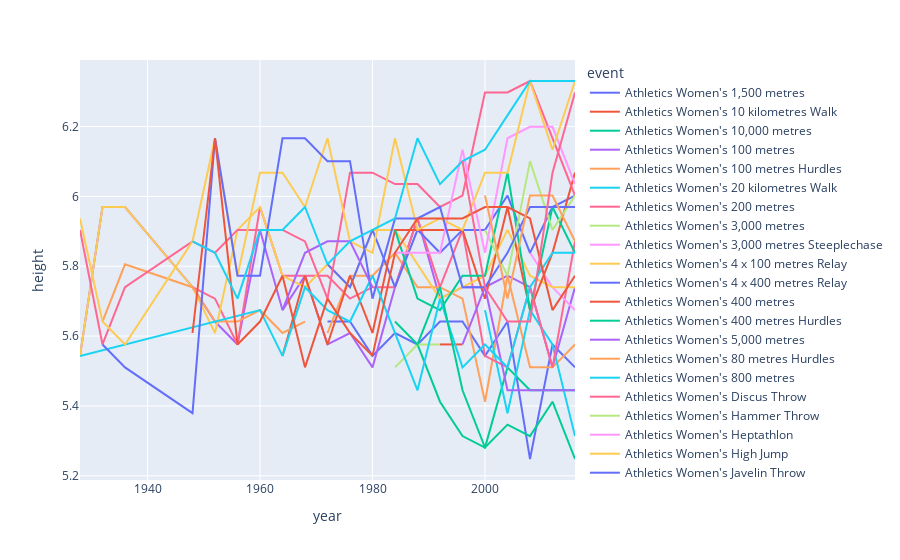

The notebook cell saved with this chart:
### Code cell
df_women = df_orig.query("sex=='F'").drop(columns=['sex'])
df_women = df_women[['event','height','year']] #df_women.query('event.str.contains("100")', engine = 'python')[['event','height','year']]
df_women_group = df_women.groupby(['event','year']).max()
df_women_group = df_women_group.reset_index()
fig = px.line(df_women_group,x='year',y='height', color='event')
fig.show()

### Figure 1 — Plotly figure (JSON) as saved in the notebook; plotly's stock layout.template omitted (floating-point values rounded to 4 significant figures)
{"data": [{"hovertemplate": "event=Athletics Women's 1,500 metres<br>year=%{x}<br>height=%{y}<extra></extra>", "legendgroup": "Athletics Women's 1,500 metres", "line": {"color": "#636efa", "dash": "solid"}, "mode": "lines", "name": "Athletics Women's 1,500 metres", "orientation": "v", "showlegend": true, "type": "scatter", "x": [1972, 1976, 1980, 1984, 1988, 1992, 1996, 2000, 2004, 2008, 2012, 2016], "xaxis": "x", "y": [5.642, 5.642, 5.543, 5.609, 5.576, 5.642, 5.642, 5.543, 5.642, 5.248, 5.576, 5.51], "yaxis": "y"}, {"hovertemplate": "event=Athletics Women's 10 kilometres Walk<br>year=%{x}<br>height=%{y}<extra></extra>", "legendgroup": "Athletics Women's 10 kilometres Walk", "line": {"color": "#EF553B", "dash": "solid"}, "mode": "lines", "name": "Athletics Women's 10 kilometres Walk", "orientation": "v", "showlegend": true, "type": "scatter", "x": [1992, 1996], "xaxis": "x", "y": [5.576, 5.576], "yaxis": "y"}, {"hovertemplate": "event=Athletics Women's 10,000 metres<br>year=%{x}<br>height=%{y}<extra></extra>", "legendgroup": "Athletics Women's 10,000 metres", "line": {"color": "#00cc96", "dash": "solid"}, "mode": "lines", "name": "Athletics Women's 10,000 metres", "orientation": "v", "showlegend": true, "type": "scatter", "x": [1988, 1992, 1996, 2000, 2004, 2008, 2012, 2016], "xaxis": "x", "y": [5.576, 5.412, 5.314, 5.281, 5.51, 5.445, 5.445, 5.445], "yaxis": "y"}, {"hovertemplate": "event=Athletics Women's 100 metres<br>year=%{x}<br>height=%{y}<extra></extra>", "legendgroup": "Athletics Women's 100 metres", "line": {"color": "#ab63fa", "dash": "solid"}, "mode": "lines", "name": "Athletics Women's 100 metres", "orientation": "v", "showlegend": true, "type": "scatter", "x": [1928, 1932, 1936, 1948, 1952, 1956, 1960, 1964, 1968, 1972, 1976, 1980, 1984, 1988, 1992, 1996, 2000, 2004, 2008, 2012, 2016], "xaxis": "x", "y": [5.543, 5.97, 5.97, 5.74, 5.642, 5.576, 5.904, 5.674, 5.773, 5.576, 5.609, 5.51, 5.74, 5.937, 5.707, 5.74, 5.74, 5.773, 5.74, 5.51, 5.74], "yaxis": "y"}, {"hovertemplate": "event=Athletics Women's 100 metres Hurdles<br>year=%{x}<br>height=%{y}<extra></extra>", "legendgroup": "Athletics Women's 100 metres Hurdles", "line": {"color": "#FFA15A", "dash": "solid"}, "mode": "lines", "name": "Athletics Women's 100 metres Hurdles", "orientation": "v", "showlegend": true, "type": "scatter", "x": [1972, 1976, 1980, 1984, 1988, 1992, 1996, 2000, 2004, 2008, 2012, 2016], "xaxis": "x", "y": [5.609, 5.773, 5.773, 5.838, 5.74, 5.74, 5.707, 5.412, 5.773, 5.51, 5.51, 5.576], "yaxis": "y"}, {"hovertemplate": "event=Athletics Women's 20 kilometres Walk<br>year=%{x}<br>height=%{y}<extra></extra>", "legendgroup": "Athletics Women's 20 kilometres Walk", "line": {"color": "#19d3f3", "dash": "solid"}, "mode": "lines", "name": "Athletics Women's 20 kilometres Walk", "orientation": "v", "showlegend": true, "type": "scatter", "x": [2000, 2004, 2008, 2012, 2016], "xaxis": "x", "y": [5.674, 5.379, 5.674, 5.576, 5.314], "yaxis": "y"}, {"hovertemplate": "event=Athletics Women's 200 metres<br>year=%{x}<br>height=%{y}<extra></extra>", "legendgroup": "Athletics Women's 200 metres", "line": {"color": "#FF6692", "dash": "solid"}, "mode": "lines", "name": "Athletics Women's 200 metres", "orientation": "v", "showlegend": true, "type": "scatter", "x": [1948, 1952, 1956, 1960, 1964, 1968, 1972, 1976, 1980, 1984, 1988, 1992, 1996, 2000, 2004, 2008, 2012, 2016], "xaxis": "x", "y": [5.74, 5.707, 5.576, 5.97, 5.773, 5.773, 5.773, 5.707, 5.74, 5.74, 5.937, 5.74, 5.904, 5.543, 5.51, 5.74, 5.51, 5.871], "yaxis": "y"}, {"hovertemplate": "event=Athletics Women's 3,000 metres<br>year=%{x}<br>height=%{y}<extra></extra>", "legendgroup": "Athletics Women's 3,000 metres", "line": {"color": "#B6E880", "dash": "solid"}, "mode": "lines", "name": "Athletics Women's 3,000 metres", "orientation": "v", "showlegend": true, "type": "scatter", "x": [1984, 1988, 1992], "xaxis": "x", "y": [5.51, 5.576, 5.576], "yaxis": "y"}, {"hovertemplate": "event=Athletics Women's 3,000 metres Steeplechase<br>year=%{x}<br>height=%{y}<extra></extra>", "legendgroup": "Athletics Women's 3,000 metres Steeplechase", "line": {"color": "#FF97FF", "dash": "solid"}, "mode": "lines", "name": "Athletics Women's 3,000 metres Steeplechase", "orientation": "v", "showlegend": true, "type": "scatter", "x": [2008, 2012, 2016], "xaxis": "x", "y": [5.838, 5.74, 5.674], "yaxis": "y"}, {"hovertemplate": "event=Athletics Women's 4 x 100 metres Relay<br>year=%{x}<br>height=%{y}<extra></extra>", "legendgroup": "Athletics Women's 4 x 100 metres Relay", "line": {"color": "#FECB52", "dash": "solid"}, "mode": "lines", "name": "Athletics Women's 4 x 100 metres Relay", "orientation": "v", "showlegend": true, "type": "scatter", "x": [1928, 1932, 1936, 1948, 1952, 1956, 1960, 1964, 1968, 1972, 1976, 1980, 1984, 1988, 1992, 1996, 2000, 2004, 2008, 2012, 2016], "xaxis": "x", "y": [5.543, 5.97, 5.97, 5.74, 5.609, 5.904, 5.97, 5.773, 5.74, 5.806, 5.74, 5.904, 5.904, 5.806, 5.707, 5.74, 5.773, 5.904, 5.773, 5.74, 5.74], "yaxis": "y"}, {"hovertemplate": "event=Athletics Women's 4 x 400 metres Relay<br>year=%{x}<br>height=%{y}<extra></extra>", "legendgroup": "Athletics Women's 4 x 400 metres Relay", "line": {"color": "#636efa", "dash": "solid"}, "mode": "lines", "name": "Athletics Women's 4 x 400 metres Relay", "orientation": "v", "showlegend": true, "type": "scatter", "x": [1972, 1976, 1980, 1984, 1988, 1992, 1996, 2000, 2004, 2008, 2012, 2016], "xaxis": "x", "y": [5.806, 5.74, 5.904, 5.74, 5.904, 5.838, 5.904, 5.904, 6.002, 5.838, 5.97, 6.002], "yaxis": "y"}, {"hovertemplate": "event=Athletics Women's 400 metres<br>year=%{x}<br>height=%{y}<extra></extra>", "legendgroup": "Athletics Women's 400 metres", "line": {"color": "#EF553B", "dash": "solid"}, "mode": "lines", "name": "Athletics Women's 400 metres", "orientation": "v", "showlegend": true, "type": "scatter", "x": [1964, 1968, 1972, 1976, 1980, 1984, 1988, 1992, 1996, 2000, 2004, 2008, 2012, 2016], "xaxis": "x", "y": [5.543, 5.773, 5.576, 5.773, 5.609, 5.904, 5.904, 5.904, 5.904, 5.707, 5.97, 5.674, 5.838, 6.068], "yaxis": "y"}, {"hovertemplate": "event=Athletics Women's 400 metres Hurdles<br>year=%{x}<br>height=%{y}<extra></extra>", "legendgroup": "Athletics Women's 400 metres Hurdles", "line": {"color": "#00cc96", "dash": "solid"}, "mode": "lines", "name": "Athletics Women's 400 metres Hurdles", "orientation": "v", "showlegend": true, "type": "scatter", "x": [1984, 1988, 1992, 1996, 2000, 2004, 2008, 2012, 2016], "xaxis": "x", "y": [5.904, 5.707, 5.674, 5.773, 5.773, 6.068, 5.674, 5.97, 5.838], "yaxis": "y"}, {"hovertemplate": "event=Athletics Women's 5,000 metres<br>year=%{x}<br>height=%{y}<extra></extra>", "legendgroup": "Athletics Women's 5,000 metres", "line": {"color": "#ab63fa", "dash": "solid"}, "mode": "lines", "name": "Athletics Women's 5,000 metres", "orientation": "v", "showlegend": true, "type": "scatter", "x": [1996, 2000, 2004, 2008, 2012, 2016], "xaxis": "x", "y": [5.576, 5.74, 5.445, 5.445, 5.445, 5.445], "yaxis": "y"}, {"hovertemplate": "event=Athletics Women's 80 metres Hurdles<br>year=%{x}<br>height=%{y}<extra></extra>", "legendgroup": "Athletics Women's 80 metres Hurdles", "line": {"color": "#FFA15A", "dash": "solid"}, "mode": "lines", "name": "Athletics Women's 80 metres Hurdles", "orientation": "v", "showlegend": true, "type": "scatter", "x": [1932, 1936, 1948, 1952, 1956, 1960, 1964, 1968], "xaxis": "x", "y": [5.642, 5.806, 5.74, 5.642, 5.642, 5.674, 5.609, 5.642], "yaxis": "y"}, {"hovertemplate": "event=Athletics Women's 800 metres<br>year=%{x}<br>height=%{y}<extra></extra>", "legendgroup": "Athletics Women's 800 metres", "line": {"color": "#19d3f3", "dash": "solid"}, "mode": "lines", "name": "Athletics Women's 800 metres", "orientation": "v", "showlegend": true, "type": "scatter", "x": [1928, 1960, 1964, 1968, 1972, 1976, 1980, 1984, 1988, 1992, 1996, 2000, 2004, 2008, 2012, 2016], "xaxis": "x", "y": [5.543, 5.674, 5.543, 5.74, 5.674, 5.642, 5.773, 5.609, 5.445, 5.707, 5.51, 5.576, 5.51, 5.74, 5.838, 5.838], "yaxis": "y"}, {"hovertemplate": "event=Athletics Women's Discus Throw<br>year=%{x}<br>height=%{y}<extra></extra>", "legendgroup": "Athletics Women's Discus Throw", "line": {"color": "#FF6692", "dash": "solid"}, "mode": "lines", "name": "Athletics Women's Discus Throw", "orientation": "v", "showlegend": true, "type": "scatter", "x": [1928, 1932, 1936, 1948, 1952, 1956, 1960, 1964, 1968, 1972, 1976, 1980, 1984, 1988, 1992, 1996, 2000, 2004, 2008, 2012, 2016], "xaxis": "x", "y": [5.904, 5.576, 5.74, 5.871, 5.838, 5.904, 5.904, 5.904, 5.871, 5.707, 6.068, 6.068, 6.035, 6.035, 5.97, 6.002, 6.298, 6.298, 6.33, 6.166, 6.002], "yaxis": "y"}, {"hovertemplate": "event=Athletics Women's Hammer Throw<br>year=%{x}<br>height=%{y}<extra></extra>", "legendgroup": "Athletics Women's Hammer Throw", "line": {"color": "#B6E880", "dash": "solid"}, "mode": "lines", "name": "Athletics Women's Hammer Throw", "orientation": "v", "showlegend": true, "type": "scatter", "x": [2000, 2004, 2008, 2012, 2016], "xaxis": "x", "y": [5.904, 5.773, 6.101, 5.904, 6.002], "yaxis": "y"}, {"hovertemplate": "event=Athletics Women's Heptathlon<br>year=%{x}<br>height=%{y}<extra></extra>", "legendgroup": "Athletics Women's Heptathlon", "line": {"color": "#FF97FF", "dash": "solid"}, "mode": "lines", "name": "Athletics Women's Heptathlon", "orientation": "v", "showlegend": true, "type": "scatter", "x": [1984, 1988, 1992, 1996, 2000, 2004, 2008, 2012, 2016], "xaxis": "x", "y": [5.838, 5.838, 5.838, 6.134, 5.838, 6.166, 6.199, 6.199, 6.035], "yaxis": "y"}, {"hovertemplate": "event=Athletics Women's High Jump<br>year=%{x}<br>height=%{y}<extra></extra>", "legendgroup": "Athletics Women's High Jump", "line": {"color": "#FECB52", "dash": "solid"}, "mode": "lines", "name": "Athletics Women's High Jump", "orientation": "v", "showlegend": true, "type": "scatter", "x": [1928, 1932, 1936, 1948, 1952, 1956, 1960, 1964, 1968, 1972, 1976, 1980, 1984, 1988, 1992, 1996, 2000, 2004, 2008, 2012, 2016], "xaxis": "x", "y": [5.937, 5.642, 5.576, 5.871, 6.166, 5.773, 6.068, 6.068, 5.97, 6.166, 5.871, 5.838, 6.166, 5.904, 5.937, 5.904, 6.068, 6.068, 6.33, 6.134, 6.33], "yaxis": "y"}, {"hovertemplate": "event=Athletics Women's Javelin Throw<br>year=%{x}<br>height=%{y}<extra></extra>", "legendgroup": "Athletics Women's Javelin Throw", "line": {"color": "#636efa", "dash": "solid"}, "mode": "lines", "name": "Athletics Women's Javelin Throw", "orientation": "v", "showlegend": true, "type": "scatter", "x": [1932, 1936, 1948, 1952, 1956, 1960, 1964, 1968, 1972, 1976, 1980, 1984, 1988, 1992, 1996, 2000, 2004, 2008, 2012, 2016], "xaxis": "x", "y": [5.576, 5.51, 5.379, 6.166, 5.773, 5.773, 6.166, 6.166, 6.101, 6.101, 5.707, 5.937, 5.937, 5.97, 5.74, 5.74, 5.838, 5.97, 5.97, 5.97], "yaxis": "y"}, {"hovertemplate": "event=Athletics Women's Long Jump<br>year=%{x}<br>height=%{y}<extra></extra>", "legendgroup": "Athletics Women's Long Jump", "line": {"color": "#EF553B", "dash": "solid"}, "mode": "lines", "name": "Athletics Women's Long Jump", "orientation": "v", "showlegend": true, "type": "scatter", "x": [1948, 1952, 1956, 1960, 1964, 1968, 1972, 1976, 1980, 1984, 1988, 1992, 1996, 2000, 2004, 2008, 2012, 2016], "xaxis": "x", "y": [5.609, 6.166, 5.576, 5.642, 5.773, 5.51, 5.707, 5.609, 5.543, 5.838, 5.937, 5.937, 5.937, 5.97, 5.97, 5.937, 5.674, 5.773], "yaxis": "y"}, {"hovertemplate": "event=Athletics Women's Marathon<br>year=%{x}<br>height=%{y}<extra></extra>", "legendgroup": "Athletics Women's Marathon", "line": {"color": "#00cc96", "dash": "solid"}, "mode": "lines", "name": "Athletics Women's Marathon", "orientation": "v", "showlegend": true, "type": "scatter", "x": [1984, 1988, 1992, 1996, 2000, 2004, 2008, 2012, 2016], "xaxis": "x", "y": [5.642, 5.576, 5.74, 5.445, 5.281, 5.346, 5.314, 5.412, 5.248], "yaxis": "y"}, {"hovertemplate": "event=Athletics Women's Pentathlon<br>year=%{x}<br>height=%{y}<extra></extra>", "legendgroup": "Athletics Women's Pentathlon", "line": {"color": "#ab63fa", "dash": "solid"}, "mode": "lines", "name": "Athletics Women's Pentathlon", "orientation": "v", "showlegend": true, "type": "scatter", "x": [1964, 1968, 1972, 1976, 1980], "xaxis": "x", "y": [5.674, 5.838, 5.871, 5.871, 5.74], "yaxis": "y"}, {"hovertemplate": "event=Athletics Women's Pole Vault<br>year=%{x}<br>height=%{y}<extra></extra>", "legendgroup": "Athletics Women's Pole Vault", "line": {"color": "#FFA15A", "dash": "solid"}, "mode": "lines", "name": "Athletics Women's Pole Vault", "orientation": "v", "showlegend": true, "type": "scatter", "x": [2000, 2004, 2008, 2012, 2016], "xaxis": "x", "y": [6.002, 5.707, 6.002, 6.002, 5.871], "yaxis": "y"}, {"hovertemplate": "event=Athletics Women's Shot Put<br>year=%{x}<br>height=%{y}<extra></extra>", "legendgroup": "Athletics Women's Shot Put", "line": {"color": "#19d3f3", "dash": "solid"}, "mode": "lines", "name": "Athletics Women's Shot Put", "orientation": "v", "showlegend": true, "type": "scatter", "x": [1948, 1952, 1956, 1960, 1964, 1968, 1972, 1976, 1980, 1984, 1988, 1992, 1996, 2000, 2004, 2008, 2012, 2016], "xaxis": "x", "y": [5.871, 5.838, 5.707, 5.904, 5.904, 5.97, 5.806, 5.871, 5.904, 5.937, 6.166, 6.035, 6.101, 6.134, 6.232, 6.33, 6.33, 6.33], "yaxis": "y"}, {"hovertemplate": "event=Athletics Women's Triple Jump<br>year=%{x}<br>height=%{y}<extra></extra>", "legendgroup": "Athletics Women's Triple Jump", "line": {"color": "#FF6692", "dash": "solid"}, "mode": "lines", "name": "Athletics Women's Triple Jump", "orientation": "v", "showlegend": true, "type": "scatter", "x": [1996, 2000, 2004, 2008, 2012, 2016], "xaxis": "x", "y": [6.101, 5.74, 5.642, 5.642, 6.068, 6.298], "yaxis": "y"}], "layout": {"legend": {"title": {"text": "event"}, "tracegroupgap": 0}, "margin": {"t": 60}, "xaxis": {"anchor": "y", "domain": [0, 1], "title": {"text": "year"}}, "yaxis": {"anchor": "x", "domain": [0, 1], "title": {"text": "height"}}}}
